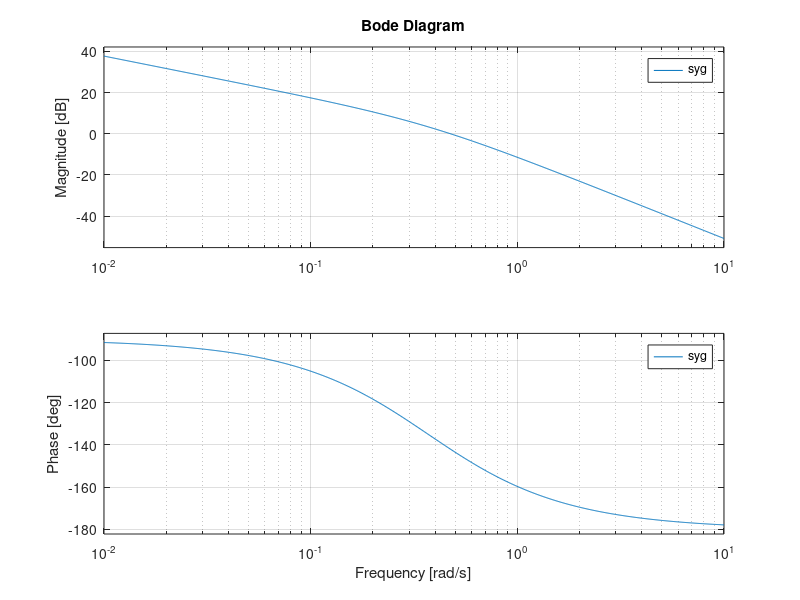

The MATLAB source for this figure:
clc
clear all;
close all;
num=[0 1];
den=[3.51 1.3 0];
syg=tf(num,den);
bode(syg);
[Gm,Pm,Wgc,Wpc]=margin(syg)
grid on;